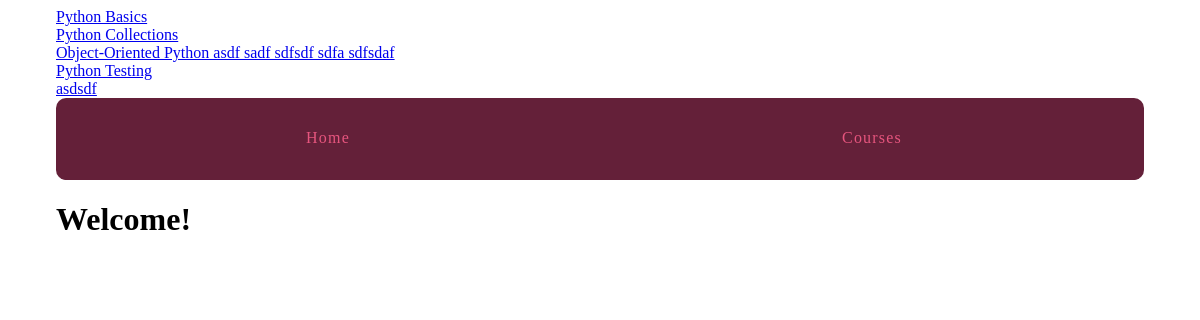
The page / on the database its author committed.
### courses/models.py (models this page shows, shortened)
class Course(models.Model):
    created_at = models.DateTimeField(auto_now_add=True)
    title = models.CharField(max_length=255)
    description = models.TextField()

### learning_site/views.py (the view)
# urls.py: url(r'^$', views.hello_world),
def hello_world(request):
    return render(request, 'home.html')

### courses/templatetags/course_extras.py (called while the page is built)
@register.inclusion_tag('courses/course_nav.html')
def nav_courses_list():
    courses = Course.objects.all()
    return {'courses': courses}

### templates/home.html (shortened to what this page needs)
{% extends "layout.html" %}
{% block content %}
<h1>Welcome!</h1>
{% endblock %}

### courses/templates/courses/course_nav.html
{% for course in courses %}
    <div><a href="{% url 'courses:detail' pk=course.pk %}">{{ course.title }}</a></div>
{% endfor %}

### assets/css/layout.css (style rules this page uses)
html { box-sizing: border-box; }
*, *::after, *::before { box-sizing: inherit; }

### rows shown on the page
Course: title "Python Basics"
Course: title "Python Collections"
Course: title "Object-Oriented Python asdf sadf sdfsdf sdfa sdfsdaf"
Course: title "Python Testing"
Course: title "asdsdf"
